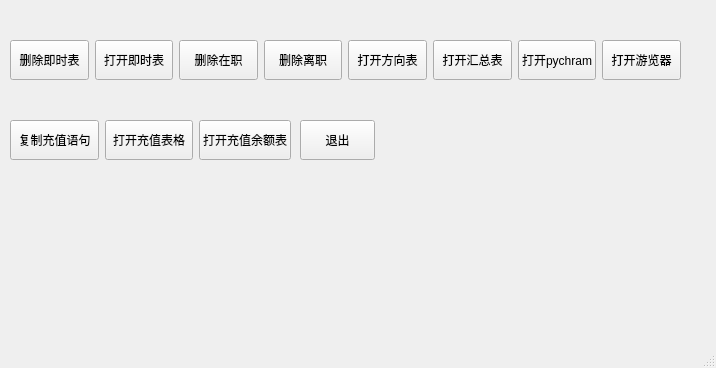
<?xml version="1.0" encoding="UTF-8"?>
<ui version="4.0">
 <class>MainWindow</class>
 <widget class="QMainWindow" name="MainWindow">
  <property name="geometry">
   <rect>
    <x>0</x>
    <y>0</y>
    <width>716</width>
    <height>368</height>
   </rect>
  </property>
  <property name="windowTitle">
   <string>MainWindow</string>
  </property>
  <property name="windowIcon">
   <iconset resource="prc.qrc">
    <normaloff>:/ico/favicon.ico</normaloff>:/ico/favicon.ico</iconset>
  </property>
  <property name="iconSize">
   <size>
    <width>35</width>
    <height>35</height>
   </size>
  </property>
  <widget class="QWidget" name="centralwidget">
   <widget class="QPushButton" name="pushButton_12">
    <property name="geometry">
     <rect>
      <x>300</x>
      <y>120</y>
      <width>75</width>
      <height>40</height>
     </rect>
    </property>
    <property name="text">
     <string>退出</string>
    </property>
   </widget>
   <widget class="QWidget" name="">
    <property name="geometry">
     <rect>
      <x>10</x>
      <y>10</y>
      <width>671</width>
      <height>101</height>
     </rect>
    </property>
    <property name="minimumSize">
     <size>
      <width>75</width>
      <height>40</height>
     </size>
    </property>
    <layout class="QHBoxLayout" name="horizontalLayout_1">
     <property name="sizeConstraint">
      <enum>QLayout::SetMinimumSize</enum>
     </property>
     <item>
      <widget class="QPushButton" name="pushButton">
       <property name="enabled">
        <bool>true</bool>
       </property>
       <property name="minimumSize">
        <size>
         <width>75</width>
         <height>40</height>
        </size>
       </property>
       <property name="text">
        <string>删除即时表</string>
       </property>
      </widget>
     </item>
     <item>
      <widget class="QPushButton" name="pushButton_2">
       <property name="minimumSize">
        <size>
         <width>75</width>
         <height>40</height>
        </size>
       </property>
       <property name="text">
        <string>打开即时表</string>
       </property>
      </widget>
     </item>
     <item>
      <widget class="QPushButton" name="pushButton_3">
       <property name="minimumSize">
        <size>
         <width>75</width>
         <height>40</height>
        </size>
       </property>
       <property name="text">
        <string>删除在职</string>
       </property>
      </widget>
     </item>
     <item>
      <widget class="QPushButton" name="pushButton_4">
       <property name="minimumSize">
        <size>
         <width>75</width>
         <height>40</height>
        </size>
       </property>
       <property name="text">
        <string>删除离职</string>
       </property>
      </widget>
     </item>
     <item>
      <widget class="QPushButton" name="pushButton_5">
       <property name="minimumSize">
        <size>
         <width>75</width>
         <height>40</height>
        </size>
       </property>
       <property name="text">
        <string>打开方向表</string>
       </property>
      </widget>
     </item>
     <item>
      <widget class="QPushButton" name="pushButton_6">
       <property name="minimumSize">
        <size>
         <width>75</width>
         <height>40</height>
        </size>
       </property>
       <property name="text">
        <string>打开汇总表</string>
       </property>
      </widget>
     </item>
     <item>
      <widget class="QPushButton" name="pushButton_7">
       <property name="minimumSize">
        <size>
         <width>75</width>
         <height>40</height>
        </size>
       </property>
       <property name="text">
        <string>打开pychram</string>
       </property>
      </widget>
     </item>
     <item>
      <widget class="QPushButton" name="pushButton_8">
       <property name="minimumSize">
        <size>
         <width>75</width>
         <height>40</height>
        </size>
       </property>
       <property name="text">
        <string>打开游览器</string>
       </property>
      </widget>
     </item>
    </layout>
   </widget>
   <widget class="QWidget" name="">
    <property name="geometry">
     <rect>
      <x>10</x>
      <y>120</y>
      <width>281</width>
      <height>51</height>
     </rect>
    </property>
    <layout class="QHBoxLayout" name="horizontalLayout_2">
     <property name="sizeConstraint">
      <enum>QLayout::SetMaximumSize</enum>
     </property>
     <item>
      <widget class="QPushButton" name="pushButton_9">
       <property name="minimumSize">
        <size>
         <width>75</width>
         <height>40</height>
        </size>
       </property>
       <property name="text">
        <string>复制充值语句</string>
       </property>
      </widget>
     </item>
     <item>
      <widget class="QPushButton" name="pushButton_10">
       <property name="minimumSize">
        <size>
         <width>75</width>
         <height>40</height>
        </size>
       </property>
       <property name="text">
        <string>打开充值表格</string>
       </property>
      </widget>
     </item>
     <item>
      <widget class="QPushButton" name="pushButton_11">
       <property name="minimumSize">
        <size>
         <width>75</width>
         <height>40</height>
        </size>
       </property>
       <property name="text">
        <string>打开充值余额表</string>
       </property>
      </widget>
     </item>
    </layout>
   </widget>
  </widget>
  <widget class="QMenuBar" name="menubar">
   <property name="geometry">
    <rect>
     <x>0</x>
     <y>0</y>
     <width>716</width>
     <height>23</height>
    </rect>
   </property>
  </widget>
  <widget class="QStatusBar" name="statusbar"/>
 </widget>
 <resources>
  <include location="prc.qrc"/>
 </resources>
 <connections>
  <connection>
   <sender>pushButton_12</sender>
   <signal>clicked()</signal>
   <receiver>MainWindow</receiver>
   <slot>close()</slot>
   <hints>
    <hint type="sourcelabel">
     <x>325</x>
     <y>165</y>
    </hint>
    <hint type="destinationlabel">
     <x>383</x>
     <y>187</y>
    </hint>
   </hints>
  </connection>
 </connections>
</ui>
